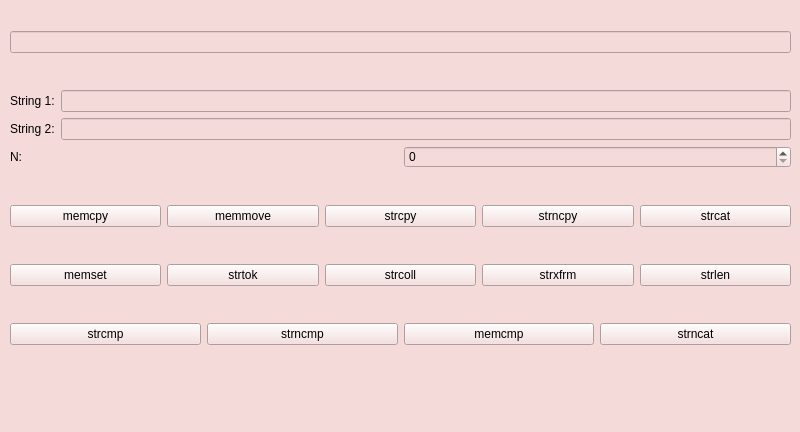
<?xml version="1.0" encoding="UTF-8"?>
<ui version="4.0">
 <class>MainWindow</class>
 <widget class="QMainWindow" name="MainWindow">
  <property name="geometry">
   <rect>
    <x>0</x>
    <y>0</y>
    <width>800</width>
    <height>432</height>
   </rect>
  </property>
  <property name="windowTitle">
   <string>MainWindow</string>
  </property>
  <property name="styleSheet">
   <string notr="true">background-color: rgb(245, 218, 218);
color: rgb(0, 0, 0);
font: 700 italic 11pt &quot;Ubuntu&quot;;</string>
  </property>
  <widget class="QWidget" name="centralwidget">
   <widget class="QWidget" name="">
    <property name="geometry">
     <rect>
      <x>10</x>
      <y>0</y>
      <width>781</width>
      <height>381</height>
     </rect>
    </property>
    <layout class="QVBoxLayout" name="verticalLayout">
     <item>
      <widget class="QLineEdit" name="ln_ans">
       <property name="enabled">
        <bool>false</bool>
       </property>
      </widget>
     </item>
     <item>
      <layout class="QVBoxLayout" name="verticalLayout_2">
       <item>
        <layout class="QHBoxLayout" name="horizontalLayout_5">
         <item>
          <widget class="QLabel" name="label">
           <property name="text">
            <string>String 1:</string>
           </property>
          </widget>
         </item>
         <item>
          <widget class="QLineEdit" name="ln_str1"/>
         </item>
        </layout>
       </item>
       <item>
        <layout class="QHBoxLayout" name="horizontalLayout_4">
         <item>
          <widget class="QLabel" name="label_2">
           <property name="text">
            <string>String 2:</string>
           </property>
          </widget>
         </item>
         <item>
          <widget class="QLineEdit" name="ln_str2"/>
         </item>
        </layout>
       </item>
       <item>
        <layout class="QHBoxLayout" name="horizontalLayout_6">
         <item>
          <widget class="QLabel" name="label_3">
           <property name="text">
            <string>N:</string>
           </property>
          </widget>
         </item>
         <item>
          <widget class="QSpinBox" name="spb_N"/>
         </item>
        </layout>
       </item>
      </layout>
     </item>
     <item>
      <layout class="QHBoxLayout" name="horizontalLayout_3">
       <item>
        <widget class="QPushButton" name="bnt_memcpy">
         <property name="text">
          <string>memcpy</string>
         </property>
        </widget>
       </item>
       <item>
        <widget class="QPushButton" name="bnt_memmove">
         <property name="text">
          <string>memmove</string>
         </property>
        </widget>
       </item>
       <item>
        <widget class="QPushButton" name="bnt_strcpy">
         <property name="text">
          <string>strcpy</string>
         </property>
        </widget>
       </item>
       <item>
        <widget class="QPushButton" name="bnt_strncpy">
         <property name="text">
          <string>strncpy</string>
         </property>
        </widget>
       </item>
       <item>
        <widget class="QPushButton" name="bnt_strcat">
         <property name="text">
          <string>strcat</string>
         </property>
        </widget>
       </item>
      </layout>
     </item>
     <item>
      <layout class="QHBoxLayout" name="horizontalLayout_2">
       <item>
        <widget class="QPushButton" name="bnt_memset">
         <property name="text">
          <string>memset</string>
         </property>
        </widget>
       </item>
       <item>
        <widget class="QPushButton" name="bnt_strtok">
         <property name="text">
          <string>strtok</string>
         </property>
        </widget>
       </item>
       <item>
        <widget class="QPushButton" name="bnt_strcoll">
         <property name="text">
          <string>strcoll</string>
         </property>
        </widget>
       </item>
       <item>
        <widget class="QPushButton" name="bnt_strxfrm">
         <property name="text">
          <string>strxfrm</string>
         </property>
        </widget>
       </item>
       <item>
        <widget class="QPushButton" name="bnt_strlen">
         <property name="text">
          <string>strlen</string>
         </property>
        </widget>
       </item>
      </layout>
     </item>
     <item>
      <layout class="QHBoxLayout" name="horizontalLayout">
       <item>
        <widget class="QPushButton" name="bnt_strcmp">
         <property name="text">
          <string>strcmp</string>
         </property>
        </widget>
       </item>
       <item>
        <widget class="QPushButton" name="bnt_strncmp">
         <property name="text">
          <string>strncmp</string>
         </property>
        </widget>
       </item>
       <item>
        <widget class="QPushButton" name="bnt_memcmp">
         <property name="text">
          <string>memcmp</string>
         </property>
        </widget>
       </item>
       <item>
        <widget class="QPushButton" name="bnt_strncat">
         <property name="text">
          <string>strncat</string>
         </property>
        </widget>
       </item>
      </layout>
     </item>
    </layout>
   </widget>
  </widget>
  <widget class="QMenuBar" name="menubar">
   <property name="geometry">
    <rect>
     <x>0</x>
     <y>0</y>
     <width>800</width>
     <height>22</height>
    </rect>
   </property>
  </widget>
  <widget class="QStatusBar" name="statusbar"/>
 </widget>
 <resources/>
 <connections/>
</ui>
